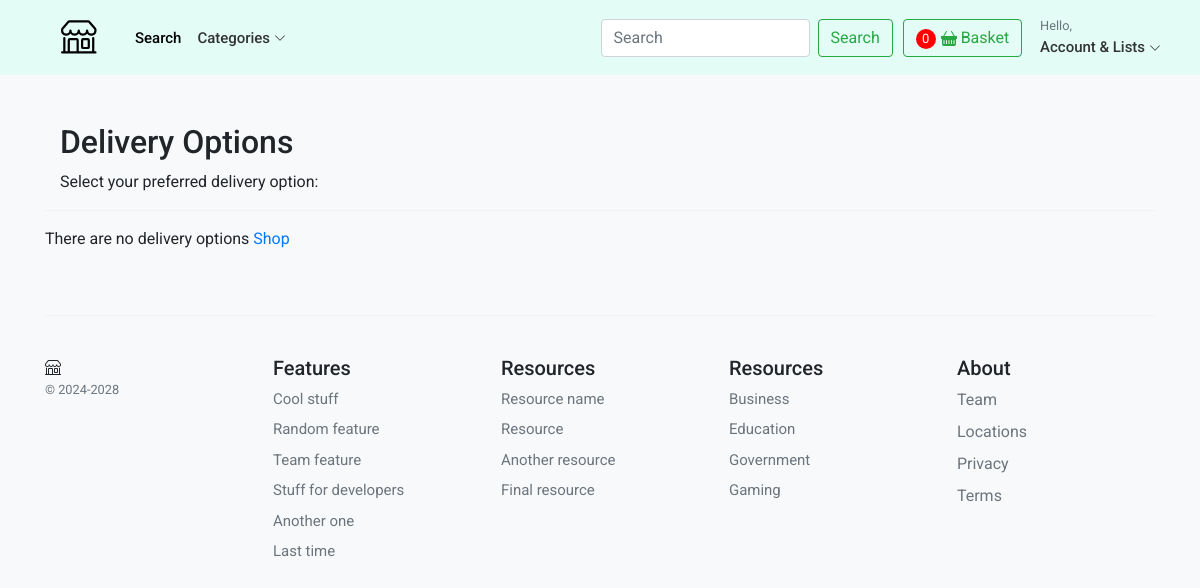
The app's page /checkout/deliverychoices (signed in), older data.
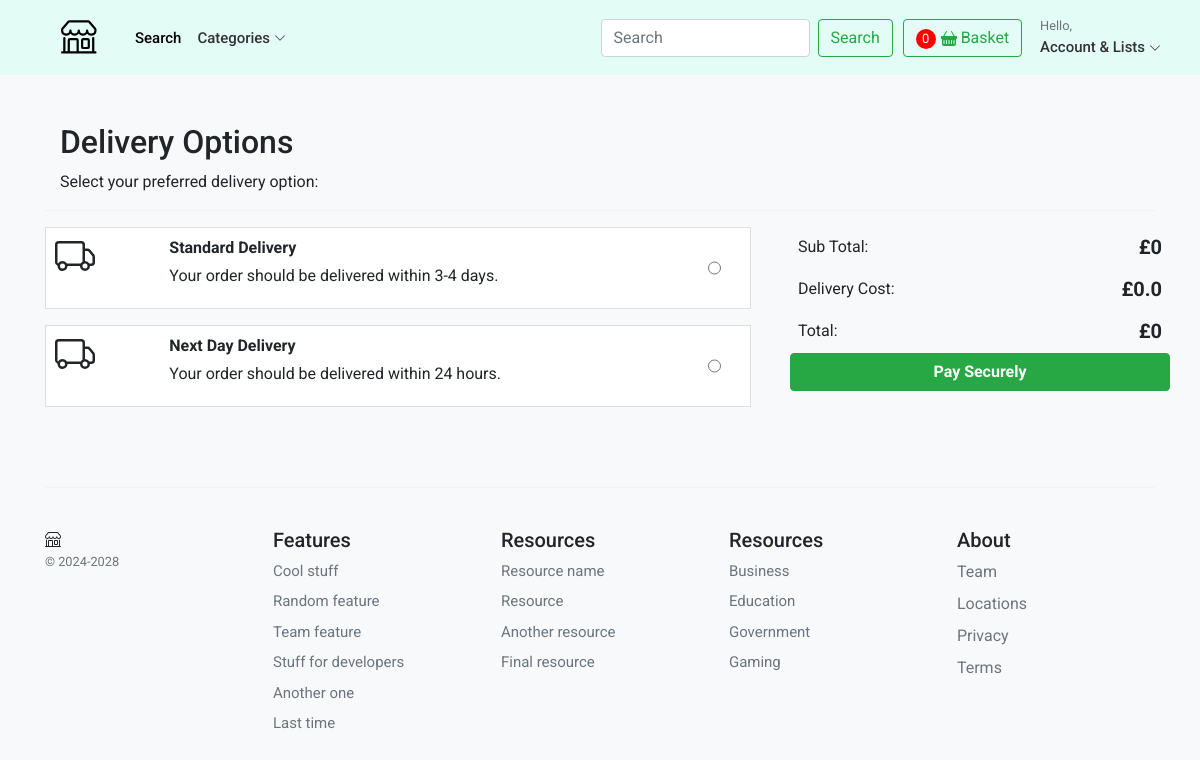
The same page, newer data.
### checkout/models.py (models this page shows, shortened)
class DeliveryOptions(models.Model):
    DELIVERY_CHOICES = [  #This is a class-level constant that defines the available delivery methods as a list of tuples of (value, display name).
        ("IS", "In Store"),
        ("HD", "Home Delivery"),
        ("DD", "Digital Delivery"),
    ]
    delivery_name = models.CharField(
        verbose_name=_("delivery_name"),
        help_text=_("Required"),
        max_length=255,
    )
    delivery_price = models.DecimalField(
        verbose_name=_("delivery price"),
        help_text=_("Maximum 999.99"),
        error_messages={
            "name": {
                "max_length": _("The price must be between 0 and 999.99."),
            },
        },
        max_digits=5,
        decimal_places=2,
    )
    delivery_method = models.CharField(
        choices=DELIVERY_CHOICES, #The option that the user selected from the available options in the 'DELIVERY_CHOICES' list above.
        verbose_name=_("delivery_method"),
        help_text=_("Required"),
        max_length=255,
    )
    delivery_timeframe = models.CharField( #we're gonna set a manual time frame (one to two days).
        verbose_name=_("delivery timeframe"),
        help_text=_("Required"),
        max_length=255,
    )
    delivery_window = models.CharField( #This is just gonna refer to the time of day that your package might be delivered
        verbose_name=_("delivery window"),
        help_text=_("Required"),
        max_length=255,
    )
    order = models.IntegerField(verbose_name=_("list order"), help_text=_("Required"), default=0) #An 'IntegerField' that determines the order in which delivery options appear in lists or dropdowns. It defaults to 0.
    is_active = models.BooleanField(default=True) #we can make the delivery option active or inactive, based upon whether we want to provide that service.
    class Meta:
        verbose_name = _("Delivery Option")
        verbose_name_plural = _("Delivery Options")

### checkout/views.py (the view)
# urls.py: path("deliverychoices", views.deliverychoices, name="deliverychoices"),
@login_required
def deliverychoices(request): #Here what we need to do is we need to collect the data from the 'DeliveryOptions' model all the delivery options and return that (send that back) in this view (to the template).
    deliveryoptions = DeliveryOptions.objects.filter(is_active=True)
    return render(request, "checkout/delivery_choices.html", {"deliveryoptions": deliveryoptions})

### basket/basket.py (called while the page is built)
    def __len__(self):
        return sum(item['qty'] for item in self.basket.values())

    def get_total_price(self): #get_subtotal_price
        return sum(Decimal(item['price']) * item['qty'] for item in self.basket.values())

    def get_ttotal_price(self):
        newprice = 0.00
        subtotal = sum(Decimal(item["price"]) * item["qty"] for item in self.basket.values())
        if "purchase" in self.session:
            newprice = DeliveryOptions.objects.get(id=self.session["purchase"]["delivery_id"]).delivery_price
        total = subtotal + Decimal(newprice)
        return total

    def get_delivery_price(self):
        newprice = 0.00
        if "purchase" in self.session: #'purchase' contains delivery information in the session.
            newprice = DeliveryOptions.objects.get(id=self.session["purchase"]["delivery_id"]).delivery_price
        return newprice

### store/context_processors.py (called while the page is built)
def categories(request):
    return {
        'categories': Category.objects.all() #we're gonna collect all the categories in 'Category' table.
    }

### templates/checkout/delivery_choices.html (shortened to what this page needs)
{% extends "../store/base.html" %}
{% load static %}
{% block content %}
<main class="pt-5">
<div class="container">
  <div class="col-12">
    <h1 class="h2">Delivery Options</h1>
  </div>
  <div class="col-12">
    <p>Select your preferred delivery option:</p>
  </div>
  <hr />
</div>
<div class="container">
      <div class="row g-3">
        {% if deliveryoptions|length == 0 %}
        <div class="col-12">There are no delivery options <a href="{% url 'store:product_all' %}">Shop</a></div>
        {% else %}
        <div class="col-md-4 col-lg-4 order-md-last p-0 order-3">
          <div class="d-flex bd-highlight ms-0">
            <div class="p-2 flex-grow-1 bd-highlight">Sub Total:</div>
            <div class="p-2 bd-highlight"><span class="fw-bold h5">£</span><span id="sub_total"
                class="fw-bold h5">{{basket.get_total_price}}</span></div>
          </div>
          <div class="d-flex bd-highlight">
            <div class="p-2 flex-grow-1 bd-highlight">Delivery Cost:</div>
            <div class="p-2 bd-highlight"><span class="fw-bold h5">£</span><span id="delivery_price"
                class="fw-bold h5">{{basket.get_delivery_price}}</span></div>
          </div>
          <div class="d-flex bd-highlight">
            <div class="p-2 flex-grow-1 bd-highlight">Total:</div>
            <div class="p-2 bd-highlight"><span class="fw-bold h5">£</span><span id="total"
                class="fw-bold h5">{{basket.get_ttotal_price}}</span></div>
          </div>
          <a role="button" href="{% url "checkout:delivery_address" %}" class="btn btn-success fw-bold w-100"
            type="button">Pay Securely</a>
        </div>
        <div class="col-md-7 col-lg-8">
          {% for option in deliveryoptions %}
          <div class="card mb-3 border-1 rounded-0 product-item me-md-4" data-index="{{option.id}}">
            <div class="row g-0">
              <div class="col-md-2 ps-3 ps-md-4">
              </div>
              <div class="col-md-9 ps-md-1">
                <div class="card-body p-1">
                  <p class="card-text ps-2 mb-1 pt-1 fw-bold">{{option.delivery_name}}</p>
                  <p class="card-text ps-2 pb-3">Your order should be delivered within {{option.delivery_timeframe}}.</p>
                </div>
              </div>
              <div class="col-md-1 ps-md-1">
                <input class="align-middle h-100" type="radio" name="deliveryOption" id="{{option.id}}"
                  value="{{option.id}}">
              </div>
            </div>
          </div>
          {% endfor %}
        </div>
        {% endif %}
      </div>
    </div>
</main>
{% endblock %}

Row changes from the older to the newer data that the page shows:
added DeliveryOptions: delivery_name "Standard Delivery", delivery_timeframe "3-4 days"
added DeliveryOptions: delivery_name "Next Day Delivery", delivery_timeframe "24 hours"
Text that changed along with them:
{{ basket.get_total_price }}: (not shown) → "0"
{{ basket.get_delivery_price }}: (not shown) → "0.0"
{{ basket.get_ttotal_price }}: (not shown) → "0"
text no longer shown: "There are no delivery options Shop"
text now shown: "Sub Total: £ Delivery Cost: £ Total: £ Pay Securely"
